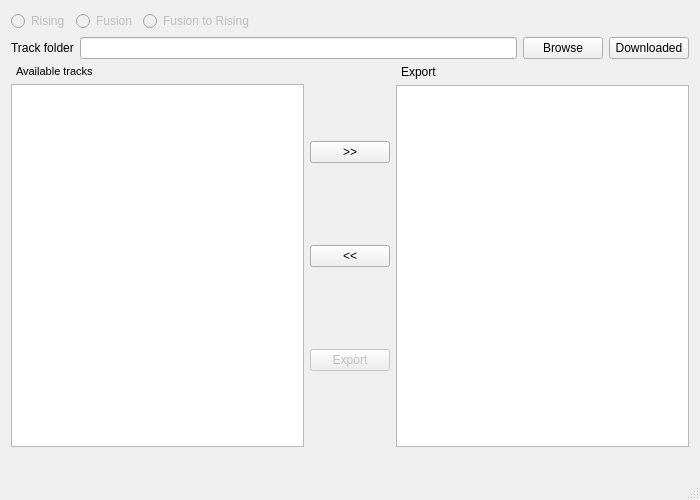
<?xml version="1.0" encoding="UTF-8"?>
<ui version="4.0">
 <class>TrialsEditorTool</class>
 <widget class="QMainWindow" name="TrialsEditorTool">
  <property name="geometry">
   <rect>
    <x>0</x>
    <y>0</y>
    <width>700</width>
    <height>500</height>
   </rect>
  </property>
  <property name="windowTitle">
   <string>TrialsEditorTool</string>
  </property>
  <widget class="QWidget" name="centralWidget">
   <layout class="QVBoxLayout" name="verticalLayout">
    <item>
     <layout class="QVBoxLayout" name="allWidgetsLayout">
      <item>
       <layout class="QHBoxLayout" name="gameSelectionLayout">
        <item>
         <widget class="QRadioButton" name="risingRadioButton">
          <property name="enabled">
           <bool>false</bool>
          </property>
          <property name="text">
           <string>Rising</string>
          </property>
          <attribute name="buttonGroup">
           <string notr="true">gameSelectionButtonGroup</string>
          </attribute>
         </widget>
        </item>
        <item>
         <widget class="QRadioButton" name="fusionRadioButton">
          <property name="enabled">
           <bool>false</bool>
          </property>
          <property name="text">
           <string>Fusion</string>
          </property>
          <attribute name="buttonGroup">
           <string notr="true">gameSelectionButtonGroup</string>
          </attribute>
         </widget>
        </item>
        <item>
         <widget class="QRadioButton" name="fusionToRisingRadioButton">
          <property name="enabled">
           <bool>false</bool>
          </property>
          <property name="text">
           <string>Fusion to Rising</string>
          </property>
          <attribute name="buttonGroup">
           <string notr="true">gameSelectionButtonGroup</string>
          </attribute>
         </widget>
        </item>
        <item>
         <spacer name="horizontalSpacer">
          <property name="orientation">
           <enum>Qt::Horizontal</enum>
          </property>
          <property name="sizeHint" stdset="0">
           <size>
            <width>40</width>
            <height>20</height>
           </size>
          </property>
         </spacer>
        </item>
       </layout>
      </item>
      <item>
       <layout class="QHBoxLayout" name="trackFolderSelectionLayout">
        <item>
         <widget class="QLabel" name="dirLabel">
          <property name="text">
           <string>Track folder</string>
          </property>
         </widget>
        </item>
        <item>
         <widget class="QLineEdit" name="selectDirLineEdit">
          <property name="enabled">
           <bool>true</bool>
          </property>
         </widget>
        </item>
        <item>
         <widget class="QPushButton" name="browseButton">
          <property name="text">
           <string>Browse</string>
          </property>
         </widget>
        </item>
        <item>
         <widget class="QPushButton" name="favoritesButton">
          <property name="text">
           <string>Downloaded</string>
          </property>
         </widget>
        </item>
       </layout>
      </item>
      <item>
       <layout class="QHBoxLayout" name="trackListsLayout">
        <item>
         <layout class="QVBoxLayout" name="availableTracksLayout">
          <item>
           <widget class="QLabel" name="availableLabel">
            <property name="font">
             <font>
              <pointsize>8</pointsize>
             </font>
            </property>
            <property name="frameShape">
             <enum>QFrame::NoFrame</enum>
            </property>
            <property name="text">
             <string>Available tracks</string>
            </property>
            <property name="margin">
             <number>0</number>
            </property>
            <property name="indent">
             <number>5</number>
            </property>
           </widget>
          </item>
          <item>
           <widget class="QListWidget" name="availableTracksList">
            <property name="sortingEnabled">
             <bool>true</bool>
            </property>
           </widget>
          </item>
         </layout>
        </item>
        <item>
         <layout class="QVBoxLayout" name="listControlButtonsLayout">
          <item>
           <widget class="QPushButton" name="addTrackButton">
            <property name="text">
             <string>&gt;&gt;</string>
            </property>
           </widget>
          </item>
          <item>
           <widget class="QPushButton" name="removeTrackButton">
            <property name="text">
             <string>&lt;&lt;</string>
            </property>
           </widget>
          </item>
          <item>
           <widget class="QPushButton" name="exportTrackButton">
            <property name="enabled">
             <bool>false</bool>
            </property>
            <property name="text">
             <string>Export</string>
            </property>
           </widget>
          </item>
         </layout>
        </item>
        <item>
         <layout class="QVBoxLayout" name="exportTracksLayout">
          <item>
           <widget class="QLabel" name="exportLabel">
            <property name="text">
             <string>Export</string>
            </property>
            <property name="indent">
             <number>5</number>
            </property>
           </widget>
          </item>
          <item>
           <widget class="QListWidget" name="exportTracksList">
            <property name="sortingEnabled">
             <bool>true</bool>
            </property>
           </widget>
          </item>
         </layout>
        </item>
       </layout>
      </item>
     </layout>
    </item>
    <item>
     <widget class="QLabel" name="trackThumbnailTest">
      <property name="text">
       <string/>
      </property>
     </widget>
    </item>
   </layout>
  </widget>
  <widget class="QMenuBar" name="menuBar">
   <property name="geometry">
    <rect>
     <x>0</x>
     <y>0</y>
     <width>700</width>
     <height>21</height>
    </rect>
   </property>
  </widget>
  <widget class="QStatusBar" name="statusBar"/>
 </widget>
 <layoutdefault spacing="6" margin="11"/>
 <resources/>
 <connections/>
 <buttongroups>
  <buttongroup name="gameSelectionButtonGroup"/>
 </buttongroups>
</ui>
